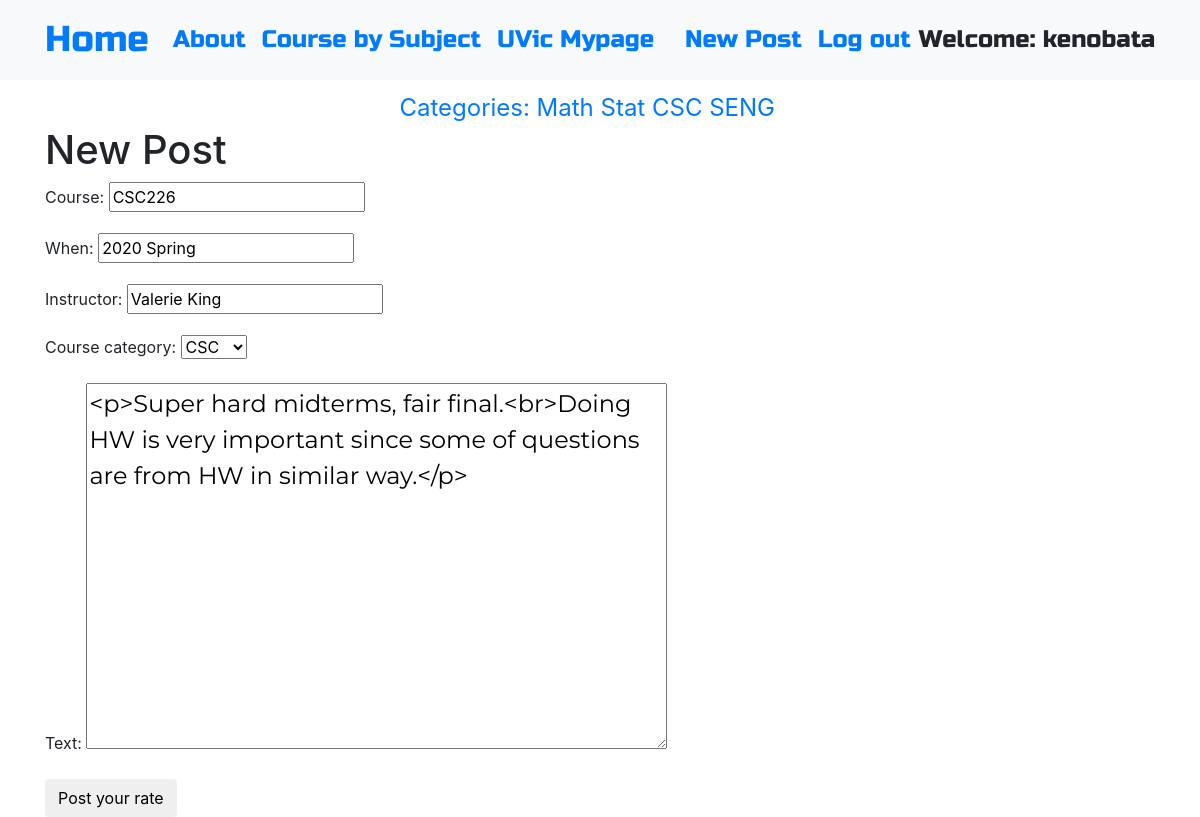
The page /post/11/edit/ (signed in) on the database its author committed.
### blog/models.py (models this page shows, shortened)
class Post(models.Model):
    Course = models.CharField(max_length=200)
    When = models.CharField(max_length=200, blank=True, null=True)
    Instructor = models.CharField(max_length=200, blank=True, null=True)
    text = models.TextField()
    create_date=models.DateTimeField(default=timezone.now())
    published_date = models.DateTimeField(blank=True, null=True)
    course_choice = (('math','Math'),('stat','Stat'),('csc','CSC'),('seng','SENG'),('other','Other') )
    course_category = models.CharField(max_length=6, choices=course_choice, default='Other')

### blog/views.py (the view)
# urls.py: path('post/<int:pk>/edit/', views.PostUpdateView.as_view(), name='post_edit'),
class PostUpdateView(LoginRequiredMixin,UpdateView):
    login_url ='/login/'
    redirect_field_name = 'blog/post_detail.html'
    form_class = PostForm
    model = Post

### blog/forms.py
class PostForm(forms.ModelForm):
    class Meta():
        year_choice=['Before 2016',
                     '2016 Fall','2016 Summer','2016 Spring',
                     '2017 Fall','2017 Summer','2017 Spring',
                     '2018 Fall','2018 Summer','2018 Spring',
                     '2019 Fall','2019 Summer','2019 Spring',
                     '2020 Spring',
                     ]
        model = Post
        fields = ('Course','When','Instructor','course_category','text')
        widgets = {
            'Course':forms.TextInput(attrs={'class':'textinputclass'}),
            'text':forms.Textarea(attrs={'class':'editable medium-editor-textarea postcontent'}),
            }

### blog/templates/blog/post_form.html (shortened to what this page needs)
{% extends 'blog/base.html' %}
{% block content %}
    <h1>New Post</h1>
    <form method="POST" class="post-form">
    {{form.as_p}}
    <button type="submit" class="save btn btn-default">Post your rate</button>
    </form>
{% endblock %}

### blog/templates/blog/base.html (shortened to what this page needs)
<!DOCTYPE html>
{% load static %}
<html>
  <head>
    <link rel="stylesheet" href="https://stackpath.bootstrapcdn.com/bootstrap/4.1.3/css/bootstrap.min.css"
>
    <link href="https://maxcdn.bootstrapcdn.com/font-awesome/4.7.0/css/font-awesome.min.css" rel="stylesheet">
    <link rel="stylesheet" href="//cdn.jsdelivr.net/medium-editor/latest/css/medium-editor.min.css" type="text/css" media="screen" charset="utf-8">
    <link rel="stylesheet" href="{% static 'css/blog.css' %}">
  </head>
  <body class='loader'>
    <nav class="navbar navbar-expand-lg bg-light techfont">
      <div class="container">
        <div class="navbar-nav align-items-center">
          <a class="navbar-brand bigbrand" href="{% url 'post_list' %}">Home</a>
          <a class="nav-item nav-link" href="{% url 'about' %}">About</a>
          <a class="nav-item nav-link" href="https://web.uvic.ca/calendar2016-09/courses/courses-by-subject.html">Course by Subject</a>
          <a class="nav-item nav-link" href="https://www.uvic.ca/cas/login?service=https://www.uvic.ca/mypage/Login?refUrl=https%3A//www.uvic.ca/mypage/f/welcome/normal/render.uP">UVic Mypage</a>
        </div>
        <div class="navbar-nav align-items-center ml-auto">
          {% if user.is_authenticated %}
            <a class="nav-item nav-link" href="{% url 'post_new' %}">New Post</a>
            <a class="nav-item nav-link" href="{% url 'logout' %}">Log out</a>
            <a >Welcome: {{ user.username }}</a>
          {% else %}
            <a class="nav-item nav-link" href="{% url 'register' %}">*register to post*</a>
            <a class="nav-item nav-link" href="{% url 'user_login' %}">Login</a>
            <a class="nav-item nav-link" href="{% url 'login' %}" aria-label="Login">
              <span class="fa fa-user" aria-hidden="true"></span></a>
          {% endif %}
        </div>
      </div>
    </nav>
          <div class="content container">
              <div class="row">
                  <div class="col-md-8">
                      <div class="vertical-menu">
                    <a href="#">Categories:</a>
                      <a href="{% url 'math_list' %}">Math</a>
                      <a href="{% url 'stat_list' %}">Stat</a>
                      <a href="{% url 'csc_list' %}">CSC</a>
                      <a href="{% url 'seng_list' %}">SENG</a>
                      </div>
                    <div class="blog_posts">
                      {% block content %}
                      {% endblock %}
                    </div>
                  </div>
              </div>
          </div>
  </body>
</html>

### blog/static/css/blog.css (style rules this page uses)
.techfont { font-family: 'Russo One', sans-serif; font-size: 1.5em; margin-bottom: 10px; }
.postcontent { font-family: 'Montserrat'; font-size: 1.5em; }
.bigbrand { font-size: 1.5em; }
.loader { filter:hue-rotate(0deg); color: linear-gradient(45deg,#0f8,#08f); animation:hue 5000ms infinite linear; background-image:url(https://finearts.uvic.ca/music/calendar/wp-content/uploads/2017/06/UVic_East_high_500x500.jpg); background-position:right; background-size: 25% 100%; background-repeat: no-repeat; }
.vertical-menu { text-align: right; font-size: 1.5em; margin-left: auto; margin-right: auto; }

### rows shown on the page
Post: Course "CSC226", When "2020 Spring", Instructor "Valerie King", course_category "CSC", text "<p>Super hard midterms, fair final.<br>Doing HW is very important since some of questions are from HW in similar way.</p>"

### other values the page prints
{{ user.username }} "kenobata"
